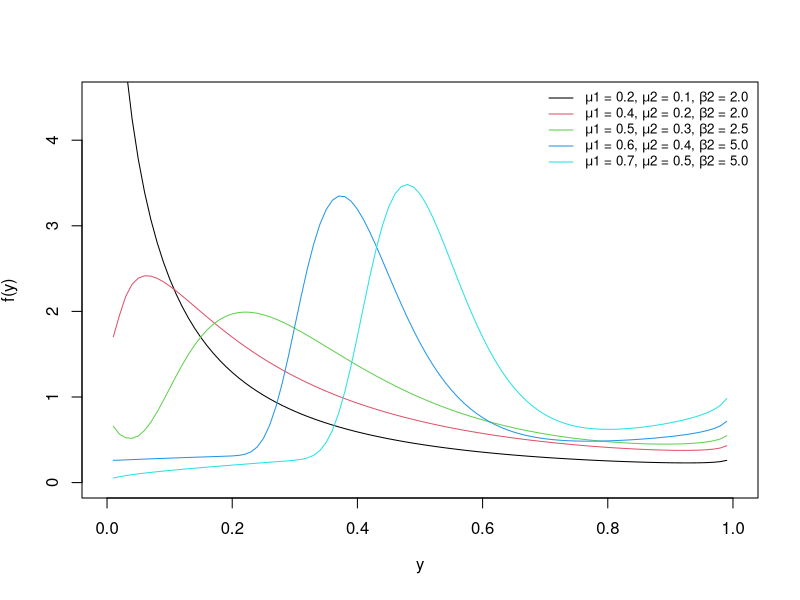
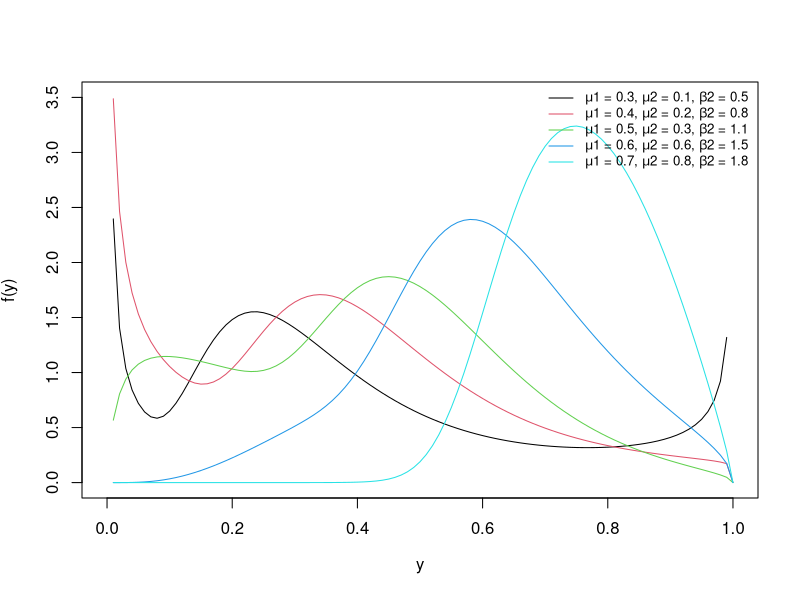
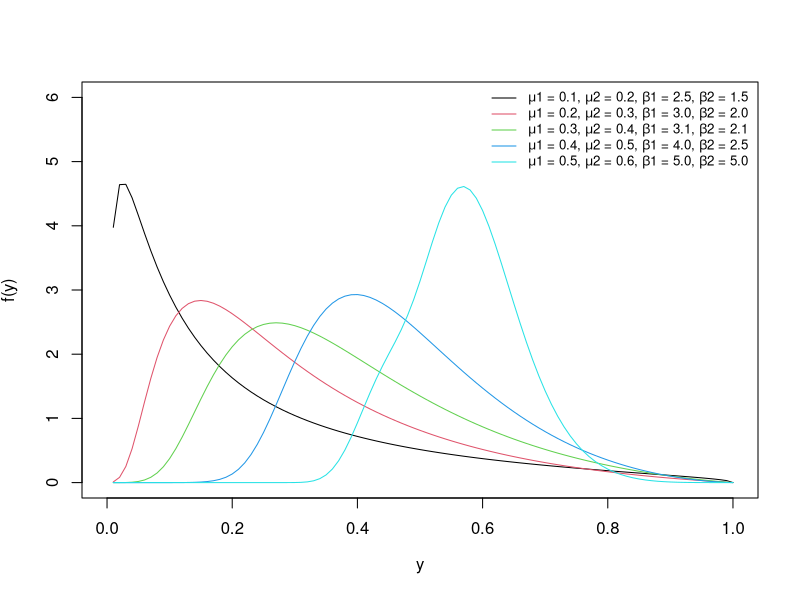
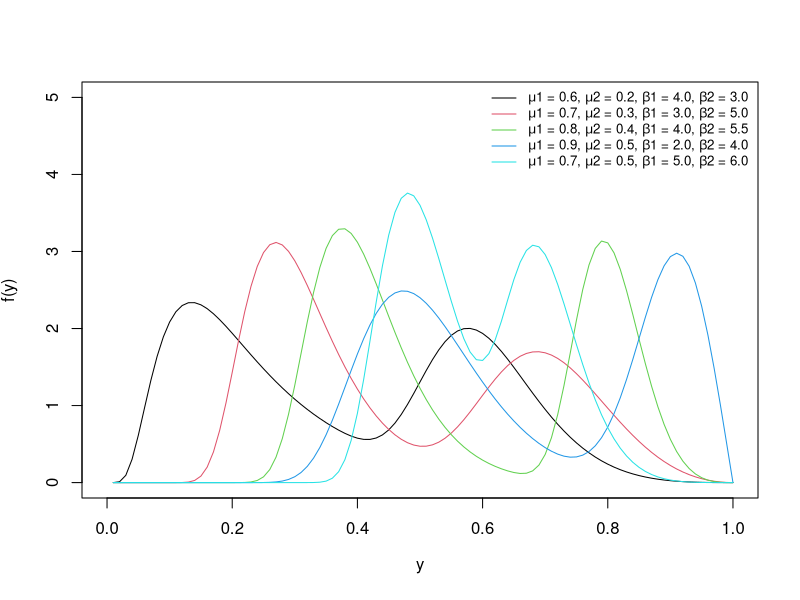

Generate these figures, in order, with R:
####################################################
###############   Unit Weibull Mixture #############
####################################################
####################################################
#Clear the memory
rm(list = ls())

#Inicializations
fromx=0
tox=1
yliminf=0
ylimsup=6.8

p = 0.4
tau = 0.5
#Probability density function
f_UWUW<- function(y)
{
  (p*b1*log(tau)/(y*(log(l1)))*(log(y)/log(l1))^(b1-1)*tau^((log(y)/log(l1))^(b1)))+
    (1-p)*(b2*log(tau)/(y*(log(l2)))*(log(y)/log(l2))^(b2-1)*tau^((log(y)/log(l2))^(b2)))
  }
###############################################################################
# Information for the construction of Figure 4a of Section 4.
yliminf=0
ylimsup=4.5

l1 = 0.2
l2 = 0.1
b1 = 0.9
b2 = 2.0
curve(f_UWUW,from=fromx, to=tox, add = FALSE, lty= 1,xlab = expression("y"),
      ylab = expression("f(y)"),ylim =c(yliminf,ylimsup), col =1, lwd = 1) 

l1 = 0.4
l2 = 0.2
b1 = 0.9
b2 = 2.0
curve(f_UWUW,from=fromx, to=tox, add = TRUE, lty=1,
      ylab = expression("f(y)"),ylim =c(yliminf,ylimsup), col = 2, lwd = 1)

l1 = 0.5
l2 = 0.3
b1 = 0.9
b2 = 2.5
curve(f_UWUW,from=fromx, to=tox, add = TRUE, lty=1,
      ylab = expression("f(y)"),ylim =c(yliminf,ylimsup), col = 3, lwd = 1)

l1 = 0.6
l2 = 0.4
b1 = 0.9
b2 = 5.0
curve(f_UWUW,from=fromx, to=tox, add = TRUE, lty=1, ylab = expression("f(y)"),
      ylim =c(yliminf,ylimsup), col = 4, lwd = 1)

l1 = 0.7
l2 = 0.5
b1 = 0.9
b2 = 5.0
curve(f_UWUW,from=fromx, to=tox, add = TRUE, lty=1, ylab = expression("f(y)"),xlab = expression("y"),
      ylim =c(yliminf,ylimsup), col = 5, lwd = 1)
  

legend("topright", c(expression(paste(mu,1, " = 0.2, ", mu,2, " = 0.1, ", beta,2,' = 2.0 ')),
                     c(expression(paste(mu,1, " = 0.4, ", mu,2, " = 0.2, ", beta,2,' = 2.0 ')),
                       c(expression(paste(mu,1, " = 0.5, ", mu,2, " = 0.3, ", beta,2,' = 2.5 ')),
                         c(expression(paste(mu,1, " = 0.6, ", mu,2, " = 0.4, ", beta,2,' = 5.0 ')),
                           c(expression(paste(mu,1, " = 0.7, ", mu,2, " = 0.5, ", beta,2,' = 5.0'))))))),
       col = c(1,2,3,4,5),
       lty= c(1,1,1,1,1),
       lwd = c(1,1,1,1,1), bty="n", cex = 0.8)
###############################################################################
###############################################################################
# Information for the construction of Figure 4b of Section 4.
yliminf=0
ylimsup=3.5

l1 = 0.3
l2 = 0.1
b1 = 3.0
b2 = 0.5
curve(f_UWUW,from=fromx, to=tox, add = FALSE, lty= 1,xlab = expression("y"),
      ylab = expression("f(y)"),ylim =c(yliminf,ylimsup), col =1, lwd = 1) 

l1 = 0.4
l2 = 0.2
b1 = 3.0
b2 = 1.1
curve(f_UWUW,from=fromx, to=tox, add = TRUE, lty=1,
      ylab = expression("f(y)"),ylim =c(yliminf,ylimsup), col = 2, lwd = 1)

l1 = 0.5
l2 = 0.3
b1 = 3.0
b2 = 1.5
curve(f_UWUW,from=fromx, to=tox, add = TRUE, lty=1,
      ylab = expression("f(y)"),ylim =c(yliminf,ylimsup), col = 3, lwd = 1)

l1 = 0.6
l2 = 0.6
b1 = 3.0
b2 = 1.5
curve(f_UWUW,from=fromx, to=tox, add = TRUE, lty=1, ylab = expression("f(y)"),
      ylim =c(yliminf,ylimsup), col = 4, lwd = 1)

l1 = 0.7
l2 = 0.8
b1 = 3.0
b2 = 1.8
curve(f_UWUW,from=fromx, to=tox, add = TRUE, lty=1,
      ylab = expression("f(y)"),xlab = expression("y"),
      ylim =c(yliminf,ylimsup), col = 5, lwd = 1)


legend("topright", c(expression(paste(mu,1, " = 0.3, ", mu,2, " = 0.1, ", beta,2,' = 0.5 ')),
                     c(expression(paste(mu,1, " = 0.4, ", mu,2, " = 0.2, ", beta,2,' = 0.8 ')),
                       c(expression(paste(mu,1, " = 0.5, ", mu,2, " = 0.3, ", beta,2,' = 1.1 ')),
                         c(expression(paste(mu,1, " = 0.6, ", mu,2, " = 0.6, ", beta,2,' = 1.5 ')),
                           c(expression(paste(mu,1, " = 0.7, ", mu,2, " = 0.8, ", beta,2,' = 1.8'))))))),
       col = c(1,2,3,4,5),
       lty= c(1,1,1,1,1),
       lwd = c(1,1,1,1,1), bty="n", cex = 0.8)

###############################################################################
###############################################################################
# Information for the construction of Figure 4c of Section 4.
yliminf=0
ylimsup=6

l1 = 0.1
l2 = 0.2
b1 = 2.5
b2 = 1.5
curve(f_UWUW,from=fromx, to=tox, add = FALSE, lty= 1,xlab = expression("y"),
      ylab = expression("f(y)"),ylim =c(yliminf,ylimsup), col =1, lwd = 1) 

l1 = 0.2
l2 = 0.3
b1 = 3.0
b2 = 2.0
curve(f_UWUW,from=fromx, to=tox, add = TRUE, lty=1,
      ylab = expression("f(y)"),ylim =c(yliminf,ylimsup), col = 2, lwd = 1)

l1 = 0.3
l2 = 0.4
b1 = 3.1
b2 = 2.1
curve(f_UWUW,from=fromx, to=tox, add = TRUE, lty=1,
      ylab = expression("f(y)"),ylim =c(yliminf,ylimsup), col = 3, lwd = 1)

l1 = 0.4
l2 = 0.5
b1 = 4.0
b2 = 2.5
curve(f_UWUW,from=fromx, to=tox, add = TRUE, lty=1, ylab = expression("f(y)"),
      ylim =c(yliminf,ylimsup), col = 4, lwd = 1)

l1 = 0.5
l2 = 0.6
b1 = 5.0
b2 = 5.0
curve(f_UWUW,from=fromx, to=tox, add = TRUE, lty=1,
      ylab = expression("f(y)"),xlab = expression("y"),
      ylim =c(yliminf,ylimsup), col = 5, lwd = 1)


legend("topright", c(expression(paste(mu,1, " = 0.1, ", mu,2, " = 0.2, ", beta,1,' = 2.5, ', beta,2,' = 1.5 ')),
                     c(expression(paste(mu,1, " = 0.2, ", mu,2, " = 0.3, ", beta,1,' = 3.0, ', beta,2,' = 2.0 ')),
                       c(expression(paste(mu,1, " = 0.3, ", mu,2, " = 0.4, ", beta,1,' = 3.1, ', beta,2,' = 2.1 ')),
                         c(expression(paste(mu,1, " = 0.4, ", mu,2, " = 0.5, ", beta,1,' = 4.0, ', beta,2,' = 2.5 ')),
                           c(expression(paste(mu,1, " = 0.5, ", mu,2, " = 0.6, ", beta,1,' = 5.0, ', beta,2,' = 5.0'))))))),
       col = c(1,2,3,4,5),
       lty= c(1,1,1,1,1),
       lwd = c(1,1,1,1,1), bty="n", cex = 0.8)


###############################################################################
###############################################################################
# Information for the construction of Figure 4d of Section 4.
yliminf=0
ylimsup=5

l1 = 0.6
l2 = 0.2
b1 = 4.0
b2 = 3.0
curve(f_UWUW,from=fromx, to=tox, add = FALSE, lty= 1,xlab = expression("y"),
      ylab = expression("f(y)"),ylim =c(yliminf,ylimsup), col =1, lwd = 1) 

l1 = 0.7
l2 = 0.3
b1 = 3.0
b2 = 5.0
curve(f_UWUW,from=fromx, to=tox, add = TRUE, lty=1,
      ylab = expression("f(y)"),ylim =c(yliminf,ylimsup), col = 2, lwd = 1)

l1 = 0.8
l2 = 0.4
b1 = 4.0
b2 = 5.5
curve(f_UWUW,from=fromx, to=tox, add = TRUE, lty=1,
      ylab = expression("f(y)"),ylim =c(yliminf,ylimsup), col = 3, lwd = 1)

l1 = 0.9
l2 = 0.5
b1 = 2.0
b2 = 4.0
curve(f_UWUW,from=fromx, to=tox, add = TRUE, lty=1, ylab = expression("f(y)"),
      ylim =c(yliminf,ylimsup), col = 4, lwd = 1)

l1 = 0.7
l2 = 0.5
b1 = 5.0
b2 = 6.0
curve(f_UWUW,from=fromx, to=tox, add = TRUE, lty=1,
      ylab = expression("f(y)"),xlab = expression("y"),
      ylim =c(yliminf,ylimsup), col = 5, lwd = 1)


legend("topright", c(expression(paste(mu,1, " = 0.6, ", mu,2, " = 0.2, ", beta,1,' = 4.0, ', beta,2,' = 3.0 ')),
                     c(expression(paste(mu,1, " = 0.7, ", mu,2, " = 0.3, ", beta,1,' = 3.0, ', beta,2,' = 5.0 ')),
                       c(expression(paste(mu,1, " = 0.8, ", mu,2, " = 0.4, ", beta,1,' = 4.0, ', beta,2,' = 5.5 ')),
                         c(expression(paste(mu,1, " = 0.9, ", mu,2, " = 0.5, ", beta,1,' = 2.0, ', beta,2,' = 4.0 ')),
                           c(expression(paste(mu,1, " = 0.7, ", mu,2, " = 0.5, ", beta,1,' = 5.0, ', beta,2,' = 6.0'))))))),
       col = c(1,2,3,4,5),
       lty= c(1,1,1,1,1),
       lwd = c(1,1,1,1,1), bty="n", cex = 0.8)


